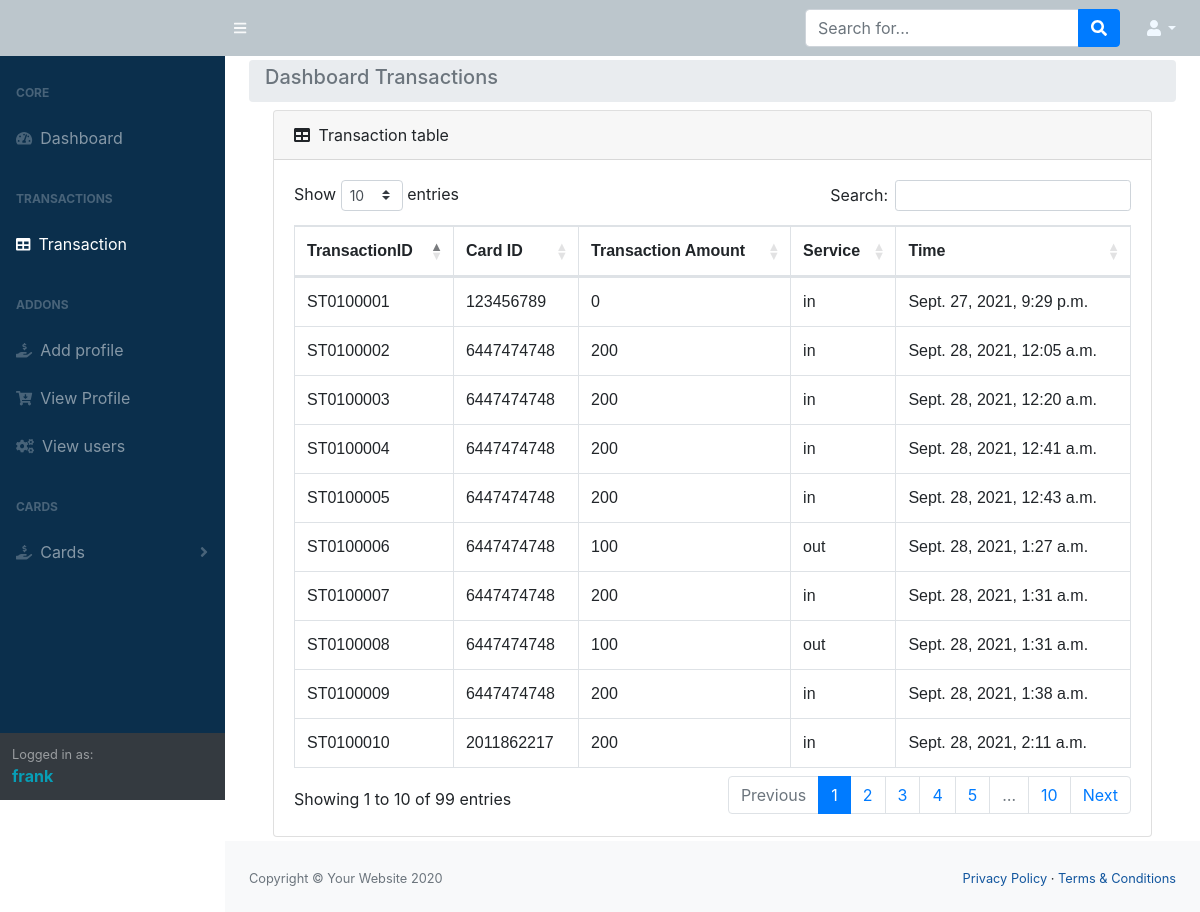
The app's page /transaction/ (signed in) with its own data.
### IntergrationPoint/models.py (models this page shows, shortened)
class transactionDetail(models.Model):
    transaction = models.CharField(primary_key=True, max_length=10)
    UserID =models.CharField(max_length=50)
    balance = models.IntegerField()
    transactionAmount = models.IntegerField()
    station = models.ForeignKey(stationDetail, on_delete = models.RESTRICT)
    InOut = models.CharField(max_length=10)
    route_in = models.IntegerField(null=True, blank=True,)
    route_out = models.IntegerField(null=True, blank=True,)
    station_in = models.IntegerField(null=True, blank=True,)
    station_out = models.IntegerField(null=True, blank=True,)
    time = models.DateTimeField(auto_now_add=True)

### IntergrationPoint/views.py (the view)
# urls.py: path('transaction/', views.transactionPage, name="TransactionPage"),
@login_required
def transactionPage(request):
    try:
        Intrans,Outrans = 0,0
        Intransactions = transactionDetail.objects.all().filter(InOut='in').values_list('transactionAmount', flat=True)
        for transaction in Intransactions:
            Intrans = Intrans + transaction
        OutransactionsKiv = transactionDetail.objects.all().filter(InOut='out').values_list('transactionAmount', flat=True)
        for transaction in OutransactionsKiv:
            Outrans = Outrans + transaction
        trans = {'amountIn': Intrans, 'amountOut': Outrans, 'name': 'Kivukoni-Dar-es-Salaam'}
        transaction_list = transactionDetail.objects.all().order_by('-transaction')
        Total = Intrans + Outrans
        transactions = {
            "transaction": transaction_list,
            'trans': trans,
            "total":Total,
        }
        return render(request, 'htmlfiles/transactions.html', transactions)
    except:
        return redirect('TransactionPage')

### templates/htmlfiles/transactions.html (shortened to what this page needs)
{% extends "./index.html" %}
{%load static%}
 {% block content %}
    <div class="container-fluid">
        <ol class="breadcrumb mb-1">
            <li class="breadcrumb-item active"> <h5>Dashboard Transactions</h5></li>
        </ol>
    <div class="container-fluid">
        <div class="card mb-1">
            <div class="card-header">
                <i class="fas fa-table mr-1"></i>
                Transaction table
            </div>
            <div class="card-body">
                <div class="table-responsive">
                    <table class="table table-bordered" id="dataTable" width="100%" cellspacing="0">
                        <thead>
                            <tr>
                                <th>TransactionID</th>
                                <th>Card ID</th>
                                <th>Transaction Amount</th>
                                <th>Service</th>
                                <th>Time</th>
                            </tr>
                        </thead>
                        <tbody id="myTable">
                            {% for detail in transaction %}
                                    <tr>
                                        <td>{{detail.transaction}}</td>
                                        <td>{{detail.UserID}}</td>
                                        <td>{{detail.transactionAmount}}</td>
                                        <td>{{detail.InOut}}</td>
                                        <td>{{detail.time}}</td>
                                    </tr>
                            {% endfor %}
                        </tbody>
                    </table>
                </div>
            </div>
        </div>
    </div>
{% endblock %}

### templates/htmlfiles/navbar.html (shortened to what this page needs)
{% load static %}
<div id="layoutSidenav_nav">
            <nav class="sb-sidenav accordion sb-sidenav-dark" id="sidenavAccordion">
                    <div class="sb-sidenav-menu">
                        <div class="nav">
                            <div class="sb-sidenav-menu-heading">Core</div>
                            <a class="nav-link" href="/dashboard">
                                <div class="sb-nav-link-icon"><i class="fas fa-tachometer-alt"></i></div>
                                Dashboard
                            </a>
                            <div class="sb-sidenav-menu-heading">Transactions</div>
                            <a class="nav-link" href={% url 'TransactionPage' %}>
                                <div class="sb-nav-link-icon"><i class="fas fa-table"></i></div>
                                Transaction
                            <div class="sb-sidenav-menu-heading">Addons</div>
                            <a class="nav-link" href="/UserRegister">
                                <div class="sb-nav-link-icon"><i class="fas fa-hand-holding-usd" aria-hidden="true"></i></div>
                            Add profile
                            </a>
                            <a class="nav-link" href="#">
                                <div class="sb-nav-link-icon"><i class="fa fa-cart-arrow-down" aria-hidden="true"></i></div>
                            View Profile
                            </a>
                            <a class="nav-link" href="#">
                                <div class="sb-nav-link-icon"><i class="fa fa-cogs" aria-hidden="true"></i></div>
                           View users
                            </a>
                            <div class="sb-sidenav-menu-heading">Cards</div>
                            <a class="nav-link collapsed" href="#" data-toggle="collapse" data-target="#collapsePages" aria-expanded="false" aria-controls="collapsePages">
                                <div class="sb-nav-link-icon"><i class='fas fa-hand-holding-usd'></i></div>
                                Cards
                                <div class="sb-sidenav-collapse-arrow"><i class="fas fa-angle-down"></i></div>
                            </a>
                        </div>
                    </div>
                    <div class="sb-sidenav-footer">
                        <div class="small">Logged in as:</div>
                        <b style="color: #079fb7;">{{user.username}}</b>
                    </div>
                </nav>
        </div>

### records on screen
transactionDetail: transaction "ST0100010", UserID "2011862217", transactionAmount "200", InOut "in", time "Sept. 28, 2021, 2:11 a.m."
transactionDetail: transaction "ST0100009", UserID "6447474748", transactionAmount "200", InOut "in", time "Sept. 28, 2021, 1:38 a.m."
transactionDetail: transaction "ST0100008", UserID "6447474748", transactionAmount "100", InOut "out", time "Sept. 28, 2021, 1:31 a.m."
transactionDetail: transaction "ST0100007", UserID "6447474748", transactionAmount "200", InOut "in", time "Sept. 28, 2021, 1:31 a.m."
transactionDetail: transaction "ST0100006", UserID "6447474748", transactionAmount "100", InOut "out", time "Sept. 28, 2021, 1:27 a.m."
transactionDetail: transaction "ST0100005", UserID "6447474748", transactionAmount "200", InOut "in", time "Sept. 28, 2021, 12:43 a.m."
transactionDetail: transaction "ST0100004", UserID "6447474748", transactionAmount "200", InOut "in", time "Sept. 28, 2021, 12:41 a.m."
transactionDetail: transaction "ST0100003", UserID "6447474748", transactionAmount "200", InOut "in", time "Sept. 28, 2021, 12:20 a.m."
transactionDetail: transaction "ST0100002", UserID "6447474748", transactionAmount "200", InOut "in", time "Sept. 28, 2021, 12:05 a.m."
transactionDetail: transaction "ST0100001", UserID "123456789", transactionAmount "0", InOut "in", time "Sept. 27, 2021, 9:29 p.m."

### other values on screen
{{ user.username }} "frank"
